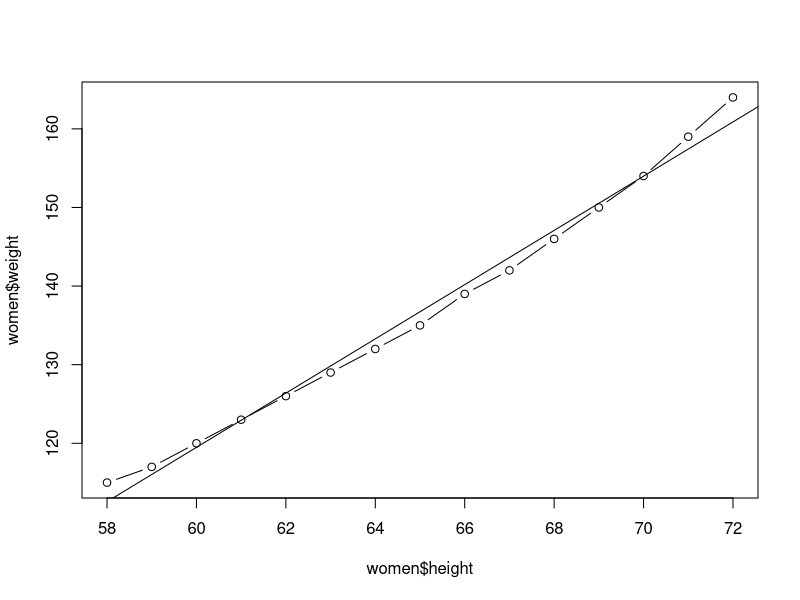

Write the R code that produced this figure.
#regression
#simple linear

data(women)
women
names(women)
str(women)

cov(women$height,women$weight)

cor(women$height,women$weight)


plot(x=women$height, y=women$weight,'b')

abline(lm(weight ~ height, data=women))
#abline - best fit line
names(women)

fit1=lm(weight ~ height, data=women) #creating a model
summary(fit1) #summary of the model

#linear model - lm(dependent variable ~ independent variable)
# output
# check p-value < 0.05 is significant
# multiple r^2 tells the dependent variable is how much depended on independent variable
# residual standard error - error around the prediction line
# individual p values
# y=mx+c c=-87.51667 m=3.45
# residuals (difference between the predicted values and actual values(the already existent values))
# f-stat 

attributes(fit1)

coef(fit1)
# Y=-87 + 3.45*X

range(women$height)
# predicting range

(new1=data.frame(height=c(58:72)))
new1
(p1=predict(fit1, newdata = new1))
x=cbind(p1,new1)
x

colnames(x)[1]='weight'
x

